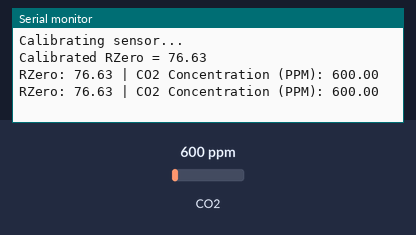
The sketch below on a simulated Arduino Uno, built with avr-gcc and run on an emulated ATmega328P. Parts: the last lines printed to the serial monitor. The inputs (shaded band) are chosen by the test bench; at power-on: CO2 600 ppm.

Above: at 3.2 s.
3.3 s: CO2 set to 452 ppm
At 4.4 s:
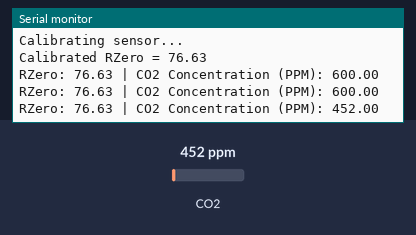
4.8 s: CO2 set to 1050 ppm
At 5.8 s:
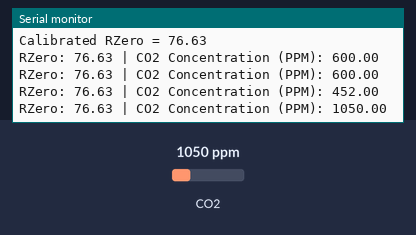
Timing chart, 0 to 7.8 s (numbered marks = the images above; inputs shaded):
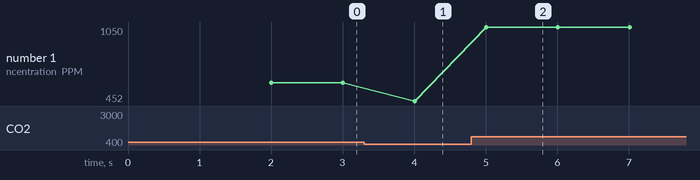

Measured:
- after the input at 3.3 s, the serial monitor: prints a new line after 0.71 s (image 1)
- after the input at 4.8 s, the serial monitor: prints a new line after 0.21 s (image 2)
- plotted number 1: 600 → 452 after the input at 3.3 s, 452 → 1050 after the input at 4.8 s

The sketch:

MQ135.h.ino
```cpp
#include "MQ135.h"

MQ135 gasSensor = MQ135(A0);

void setup() {
  Serial.begin(115200); // 使用更快的串口速度
  Serial.println("Calibrating sensor...");

  // 可选：等待传感器预热，建议 24-48 小时预热
  delay(2000);

  // 校准 R0 值
  float rzero = gasSensor.getRZero();
  Serial.print("Calibrated RZero = ");
  Serial.println(rzero);
}

void loop() {
  // 获取实时 R0 值
  float rzero = gasSensor.getRZero();

  // 计算气体浓度（ppm）
  float ppm = gasSensor.getPPM();

  // 输出结果
  Serial.print("RZero: ");
  Serial.print(rzero);
  Serial.print(" | CO2 Concentration (PPM): ");
  Serial.println(ppm);

  delay(1000); // 每秒更新一次
}
```
